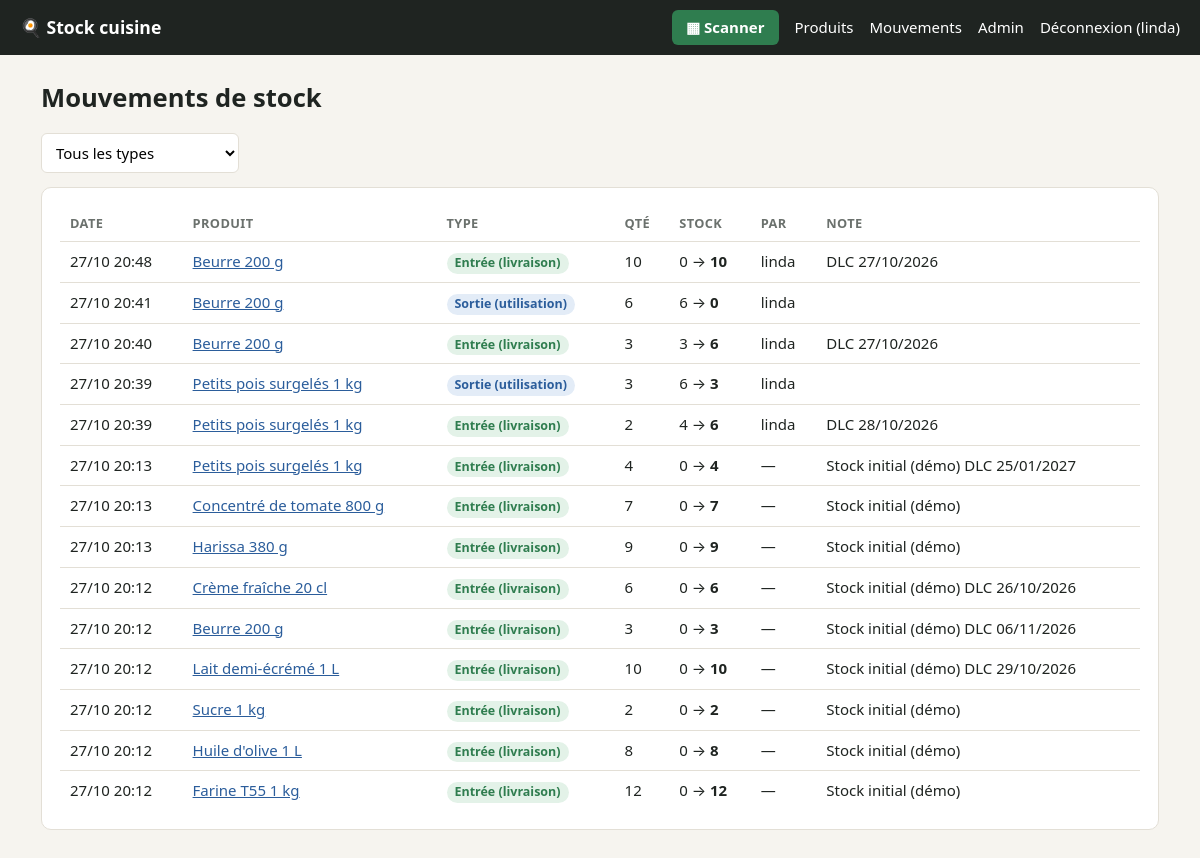
Screenshot of /mouvements/ (signed in) with the database file from the repository.
### stock/models.py (models this page shows, shortened)
class MouvementStock(models.Model):
    class Type(models.TextChoices):
        ENTREE = "entree", "Entrée (livraison)"
        SORTIE = "sortie", "Sortie (utilisation)"
        PERTE = "perte", "Perte / casse / périmé"
        INVENTAIRE = "inventaire", "Inventaire (comptage)"
    produit = models.ForeignKey(Produit, on_delete=models.PROTECT, related_name="mouvements")
    type = models.CharField(max_length=12, choices=Type.choices)
    quantite = models.DecimalField(
        "quantité", max_digits=12, decimal_places=3,
        validators=[MinValueValidator(Decimal("0"))],
        help_text="Pour un inventaire : la quantité réellement comptée.",
    )
    stock_avant = models.DecimalField(max_digits=12, decimal_places=3)
    stock_apres = models.DecimalField(max_digits=12, decimal_places=3)
    date_peremption = models.DateField("date de péremption", null=True, blank=True)
    note = models.CharField(max_length=255, blank=True)
    via_scan = models.BooleanField(default=False)
    utilisateur = models.ForeignKey(
        settings.AUTH_USER_MODEL, on_delete=models.SET_NULL, null=True, blank=True
    )
    date = models.DateTimeField(default=timezone.now, db_index=True)
    class Meta:
        ordering = ["-date", "-id"]
        verbose_name = "mouvement de stock"
        verbose_name_plural = "mouvements de stock"

class Produit(models.Model):
    class Unite(models.TextChoices):
        PIECE = "piece", "pièce"
        KG = "kg", "kg"
        G = "g", "g"
        L = "L", "L"
        ML = "mL", "mL"
        BOITE = "boite", "boîte"
        PAQUET = "paquet", "paquet"
    class Emplacement(models.TextChoices):
        RESERVE = "reserve", "Réserve sèche"
        FRIGO = "frigo", "Chambre froide / frigo"
        CONGEL = "congel", "Congélateur"
        AUTRE = "autre", "Autre"
    nom = models.CharField(max_length=200)
    code_barre = models.CharField(
        "code-barres", max_length=64, unique=True, null=True, blank=True,
        help_text="Scannez le produit avec la douchette pour remplir ce champ.",
    )
    categorie = models.ForeignKey(
        Categorie, on_delete=models.SET_NULL, null=True, blank=True, related_name="produits",
        verbose_name="catégorie",
    )
    unite = models.CharField("unité", max_length=10, choices=Unite.choices, default=Unite.PIECE)
    emplacement = models.CharField(max_length=10, choices=Emplacement.choices, default=Emplacement.RESERVE)
    quantite = models.DecimalField("quantité en stock", max_digits=12, decimal_places=3, default=Decimal("0"))
    seuil_alerte = models.DecimalField(
        "seuil d'alerte", max_digits=12, decimal_places=3, default=Decimal("0"),
        validators=[MinValueValidator(Decimal("0"))],
        help_text="Alerte quand le stock est inférieur ou égal à cette valeur.",
    )
    prix_unitaire = models.DecimalField(
        "prix unitaire (TND)", max_digits=10, decimal_places=3, null=True, blank=True,
        validators=[MinValueValidator(Decimal("0"))],
    )
    date_peremption = models.DateField("prochaine péremption", null=True, blank=True)
    actif = models.BooleanField(default=True)
    cree_le = models.DateTimeField(auto_now_add=True)
    modifie_le = models.DateTimeField(auto_now=True)
    class Meta:
        ordering = ["nom"]
        indexes = [models.Index(fields=["nom"], name="produit_nom_idx")]
    def get_absolute_url(self):
        return reverse("stock:produit_detail", args=[self.pk])

### stock/views.py (the view)
# urls.py: path("mouvements/", views.mouvement_list, name="mouvement_list"),
@login_required
def mouvement_list(request):
    qs = MouvementStock.objects.select_related("produit", "utilisateur")
    type_ = request.GET.get("type")
    if type_:
        qs = qs.filter(type=type_)
    page = Paginator(qs, 50).get_page(request.GET.get("page"))
    return render(request, "stock/mouvement_list.html", {
        "page": page, "types": MouvementStock.Type.choices, "type": type_,
    })

### stock/templatetags/stock_extras.py (called while the page is built)
def format_qte(valeur) -> str:
    if valeur is None:
        return ""
    d = Decimal(valeur).normalize()
    return format(d, "f")

@register.filter
def qte(valeur):
    return format_qte(valeur)

### templates/stock/mouvement_list.html (shortened to what this page needs)
{% extends "base.html" %}
{% block content %}
<h1>Mouvements de stock</h1>
<form method="get" class="filtres">
  <select name="type" onchange="this.form.submit()">
    <option value="">Tous les types</option>
  </select>
</form>
<section class="carte">
  {% include "stock/_mouvements_table.html" with mouvements=page avec_produit=True %}
</section>
{% endblock %}

### templates/base.html (shortened to what this page needs)
{% load static %}<!doctype html>
<html lang="fr">
<head>
  <link rel="stylesheet" href="{% static 'stock/style.css' %}">
</head>
<body>
  {% if user.is_authenticated %}
  <header class="topbar">
    <a class="logo" href="{% url 'stock:dashboard' %}">🍳 Stock cuisine</a>
    <nav>
      <a href="{% url 'stock:scan' %}" class="btn-scan">▦ Scanner</a>
      <a href="{% url 'stock:produit_list' %}">Produits</a>
      <a href="{% url 'stock:mouvement_list' %}">Mouvements</a>
      {% if user.is_staff %}<a href="{% url 'admin:index' %}">Admin</a>{% endif %}
      <form method="post" action="{% url 'logout' %}" class="inline">{% csrf_token %}
        <button class="lien">Déconnexion ({{ user.username }})</button>
      </form>
    </nav>
  </header>
  {% endif %}
  <main>
    {% block content %}{% endblock %}
  </main>
</body>
</html>

### templates/stock/_mouvements_table.html
{% load stock_extras %}
{% if mouvements %}
<table>
  <tr><th>Date</th>{% if avec_produit %}<th>Produit</th>{% endif %}<th>Type</th><th>Qté</th><th>Stock</th><th>Par</th><th>Note</th></tr>
  {% for m in mouvements %}
  <tr>
    <td>{{ m.date|date:"d/m H:i" }}</td>
    {% if avec_produit %}<td><a href="{{ m.produit.get_absolute_url }}">{{ m.produit.nom }}</a></td>{% endif %}
    <td><span class="badge badge-{{ m.type }}">{{ m.get_type_display }}</span>{% if m.via_scan %} <small title="via douchette">▦</small>{% endif %}</td>
    <td>{{ m.quantite|qte }}</td>
    <td>{{ m.stock_avant|qte }} → <strong>{{ m.stock_apres|qte }}</strong></td>
    <td>{{ m.utilisateur|default:"—" }}</td>
    <td>{{ m.note }}{% if m.date_peremption %} DLC {{ m.date_peremption|date:"d/m/Y" }}{% endif %}</td>
  </tr>
  {% endfor %}
</table>
{% else %}<p class="vide">Aucun mouvement.</p>{% endif %}

### static/stock/style.css (style rules this page uses)
:root { --fond: #f6f4ef; --carte: #fff; --texte: #1f2421; --doux: #6b716d; --bord: #e3dfd6; --vert: #2f7d4f; --vert-clair: #e3f2e8; --rouge: #b8372b; --rouge-clair: #fbe6e3; --orange: #b86b12; --orange-clair: #fdf0dd; --bleu: #2b5d9b; --bleu-clair: #e3ecf7; }
* { box-sizing: border-box; }
body { margin: 0; font: 15px/1.5 system-ui, -apple-system, "Segoe UI", sans-serif; background: var(--fond); color: var(--texte); }
main { max-width: 1150px; margin: 0 auto; padding: 24px 16px 60px; }
a { color: var(--bleu); }
h1 { margin: 0 0 16px; font-size: 1.6rem; }
.topbar { display: flex; flex-wrap: wrap; gap: 12px; align-items: center; justify-content: space-between; padding: 10px 20px; background: var(--texte); color: #fff; }
.topbar a, .topbar .lien { color: #fff; text-decoration: none; }
.topbar nav { display: flex; flex-wrap: wrap; gap: 16px; align-items: center; }
.logo { font-weight: 700; font-size: 1.1rem; }
.btn-scan { background: var(--vert); padding: 6px 14px; border-radius: 6px; font-weight: 600; }
.inline { display: inline; margin: 0; }
.lien { background: none; border: 0; padding: 0; color: var(--bleu); cursor: pointer; font: inherit; text-decoration: underline; }
.carte { background: var(--carte); border: 1px solid var(--bord); border-radius: 10px; padding: 18px; margin-bottom: 20px; }
table { width: 100%; border-collapse: collapse; }
th, td { text-align: left; padding: 8px 10px; border-bottom: 1px solid var(--bord); vertical-align: top; }
th { font-size: .8rem; text-transform: uppercase; letter-spacing: .03em; color: var(--doux); }
tr:last-child td { border-bottom: 0; }
.badge { display: inline-block; padding: 1px 8px; border-radius: 99px; font-size: .78rem; font-weight: 600; }
.badge-entree { background: var(--vert-clair); color: var(--vert); }
.badge-sortie { background: var(--bleu-clair); color: var(--bleu); }
.filtres { display: flex; flex-wrap: wrap; gap: 10px; align-items: center; margin-bottom: 14px; }
input, select, textarea { font: inherit; padding: 8px 10px; border: 1px solid var(--bord); border-radius: 6px; background: #fff; }

### rows the page displays
MouvementStock: date "27/10 20:48", produit.nom "Beurre 200 g", type "Entrée (livraison)", quantite|qte "10", stock_avant|qte "0", stock_apres|qte "10", utilisateur "linda", date_peremption "27/10/2026"
MouvementStock: date "27/10 20:41", produit.nom "Beurre 200 g", type "Sortie (utilisation)", quantite|qte "6", stock_avant|qte "6", stock_apres|qte "0", utilisateur "linda"
MouvementStock: date "27/10 20:40", produit.nom "Beurre 200 g", type "Entrée (livraison)", quantite|qte "3", stock_avant|qte "3", stock_apres|qte "6", utilisateur "linda", date_peremption "27/10/2026"
MouvementStock: date "27/10 20:39", produit.nom "Petits pois surgelés 1 kg", type "Sortie (utilisation)", quantite|qte "3", stock_avant|qte "6", stock_apres|qte "3", utilisateur "linda"
MouvementStock: date "27/10 20:39", produit.nom "Petits pois surgelés 1 kg", type "Entrée (livraison)", quantite|qte "2", stock_avant|qte "4", stock_apres|qte "6", utilisateur "linda", date_peremption "28/10/2026"
MouvementStock: date "27/10 20:13", produit.nom "Petits pois surgelés 1 kg", type "Entrée (livraison)", quantite|qte "4", stock_avant|qte "0", stock_apres|qte "4", utilisateur "—", note "Stock initial (démo)", date_peremption "25/01/2027"
MouvementStock: date "27/10 20:13", produit.nom "Concentré de tomate 800 g", type "Entrée (livraison)", quantite|qte "7", stock_avant|qte "0", stock_apres|qte "7", utilisateur "—", note "Stock initial (démo)"
MouvementStock: date "27/10 20:13", produit.nom "Harissa 380 g", type "Entrée (livraison)", quantite|qte "9", stock_avant|qte "0", stock_apres|qte "9", utilisateur "—", note "Stock initial (démo)"
MouvementStock: date "27/10 20:12", produit.nom "Crème fraîche 20 cl", type "Entrée (livraison)", quantite|qte "6", stock_avant|qte "0", stock_apres|qte "6", utilisateur "—", note "Stock initial (démo)", date_peremption "26/10/2026"
MouvementStock: date "27/10 20:12", produit.nom "Beurre 200 g", type "Entrée (livraison)", quantite|qte "3", stock_avant|qte "0", stock_apres|qte "3", utilisateur "—", note "Stock initial (démo)", date_peremption "06/11/2026"
MouvementStock: date "27/10 20:12", produit.nom "Lait demi-écrémé 1 L", type "Entrée (livraison)", quantite|qte "10", stock_avant|qte "0", stock_apres|qte "10", utilisateur "—", note "Stock initial (démo)", date_peremption "29/10/2026"
MouvementStock: date "27/10 20:12", produit.nom "Sucre 1 kg", type "Entrée (livraison)", quantite|qte "2", stock_avant|qte "0", stock_apres|qte "2", utilisateur "—", note "Stock initial (démo)"
MouvementStock: date "27/10 20:12", produit.nom "Huile d'olive 1 L", type "Entrée (livraison)", quantite|qte "8", stock_avant|qte "0", stock_apres|qte "8", utilisateur "—", note "Stock initial (démo)"
MouvementStock: date "27/10 20:12", produit.nom "Farine T55 1 kg", type "Entrée (livraison)", quantite|qte "12", stock_avant|qte "0", stock_apres|qte "12", utilisateur "—", note "Stock initial (démo)"

### other values shown
{{ user.username }} "linda"
